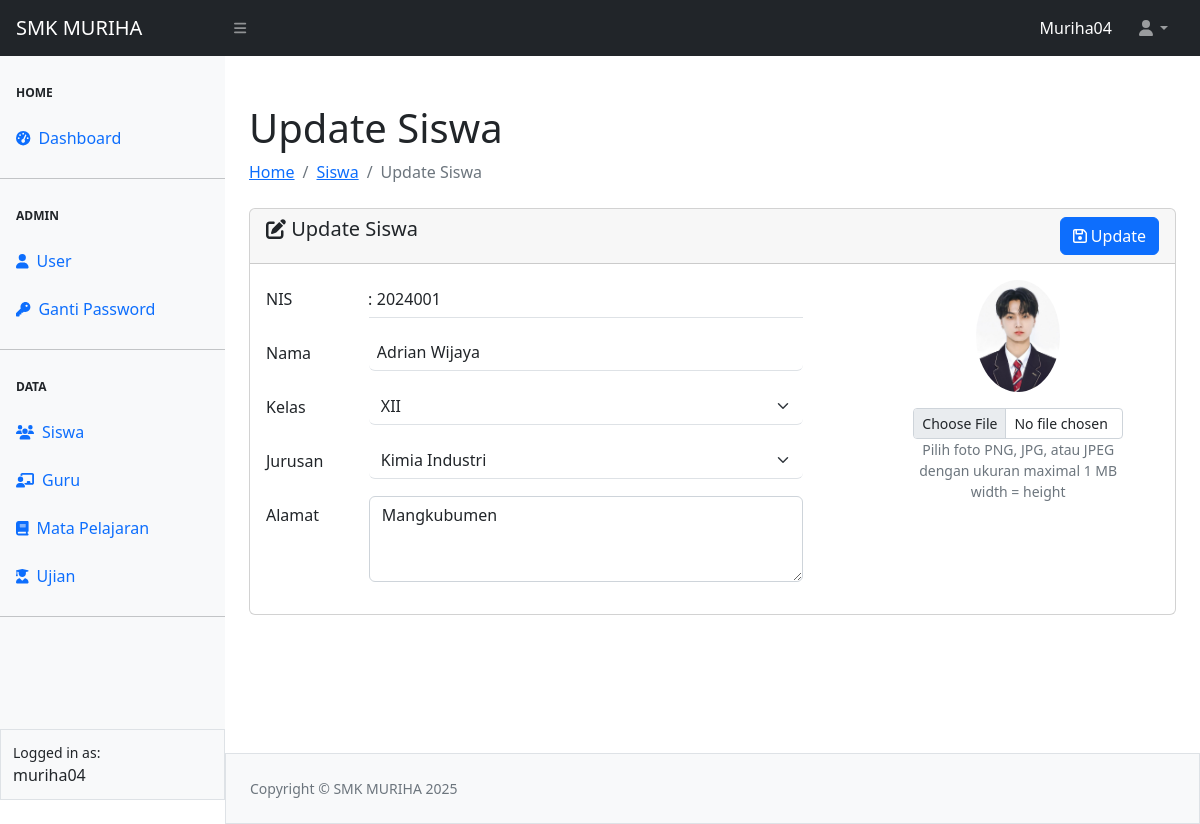
The page /siswa/edit-siswa.php?nis=2024001 (signed in) on the database its author committed.
### tables this page shows
CREATE TABLE `tbl_siswa` (
  `nis` char(7) NOT NULL,
  `nama` varchar(100) NOT NULL,
  `alamat` varchar(128) NOT NULL,
  `kelas` varchar(3) NOT NULL,
  `jurusan` varchar(50) NOT NULL,
  `foto` varchar(50) NOT NULL
);

### siswa/edit-siswa.php (the view, shortened to what this page needs)
<?php
require_once "../config.php";
require_once "../template/header.php";
require_once "../template/navbar.php";
require_once "../template/sidebar.php";
$nis = $_GET['nis'];
$siswa = mysqli_query($koneksi, "SELECT * FROM tbl_siswa WHERE nis = '$nis' ");
$data = mysqli_fetch_array($siswa);
?>
<div id="layoutSidenav_content">
    <main>
        <div class="container-fluid px-4">
            <h1 class="mt-4">Update Siswa</h1>
            <ol class="breadcrumb mb-4">
                <li class="breadcrumb-item"><a href="../index.php">Home</a></li>
                <li class="breadcrumb-item"><a href="siswa.php">Siswa</a></li>
                <li class="breadcrumb-item active">Update Siswa</li>
            </ol>
            <form action="proses-siswa.php" method="POST" enctype="multipart/form-data">
            <div class="card">
                <div class="card-header">
                    <span class= "h5 my-2"><i class="fa-solid fa-pen-to-square"></i> Update Siswa</span>
                    <button type= "submit" name="update" class="btn btn-primary float-end"><i class="fa-regular fa-floppy-disk"></i> Update</button>
                </div>
                <div class="card-body">
                    <div class="row">
                        <div class="col-8">
                            <div class="mb-3 row">
                                <label for="nis" class="col-sm-2 col-form-label">NIS</label>
                                <label for="nis" class="col-sm-1 col-form-label">:</label>
                                <div class="col-sm-9" style="margin-left: -50px;">
                                    <input type="text" name="nis" readonly class="form-control-plaintext border-bottom ps-2" id="nis" value="<?= $nis ?>">
                                </div>
                            </div>
                            <div class="mb-3 row">
                                <label for="nama" class="col-sm-2 col-form-label">Nama</label>
                                <label for="nis" class="col-sm-1 col-form-label">:</label>
                                <div class="col-sm-9" style="margin-left: -50px;">
                                    <input type="text" name="nama" required class="form-control border-0 border-bottom ps-2" id="nama" value="<?= $data['nama'] ?>">
                                </div>
                            </div>
                            <div class="mb-3 row">
                                <label for="kelas" class="col-sm-2 col-form-label">Kelas</label>
                                <label for="nis" class="col-sm-1 col-form-label">:</label>
                                <div class="col-sm-9" style="margin-left: -50px;">
                                    <select name="kelas" id="kelas" class="form-select border-0 border-bottom" required>
                                        <?php
                                        $kelas = ["X","XI","XII"];
                                        foreach($kelas as $kls) {
                                            if ($data['kelas'] == $kls) { ?>
                                                    <option value="<?= $kls; ?>" selected><?= $kls; ?></option>
                                                <?php } else { ?>
                                                    <option value="<?= $kls; ?>"><?= $kls; ?></option>
                                                <?php
                                            }
                                        }
                                        ?>
                                    </select>
                                </div>
                            </div>
                            <div class="mb-3 row">
                                <label for="jurusan" class="col-sm-2 col-form-label">Jurusan</label>
                                <label for="nis" class="col-sm-1 col-form-label">:</label>
                                <div class="col-sm-9" style="margin-left: -50px;">
                                    <select name="jurusan" id="jurusan" class="form-select border-0 border-bottom" required>
                                        <?php
                                        $jurusan = ["Kimia Industri", "RPL", "Akuntansi"];
                                        foreach($jurusan as $jrs) {
                                            if ($data['jurusan'] == $jrs) { ?>
                                                <option value="<?= $jrs ?>" selected><?= $jrs ?></option>
                                            <?php } else { ?>
                                                <option value="<?= $jrs ?>"><?= $jrs ?></option>
                                        <?php }
                                        } ?>
                                    </select>
                                </div>
                            </div>
                            <div class="mb-3 row">
                                <label for="alamat" class="col-sm-2 col-form-label">Alamat</label>
                                <label for="nis" class="col-sm-1 col-form-label">:</label>
                                <div class="col-sm-9" style="margin-left: -50px;">
                                    <textarea name="alamat" id="alamat" cols="30" rows="3" placeholder="Masukkan Alamat Siswa" class= "form-control" required><?= $data['alamat'] ?></textarea>
                                </div>
                            </div>
                        </div>
                        <div class="col-4 text-center px-5">
                            <img src="../asset/image/<?= $data['foto'] ?>" alt="" class="mb-3 rounded-circle" width="40%">
                            <input type="file" name="image" class="form-control form-control-sm">
                            <small class="text-secondary">Pilih foto PNG, JPG, atau JPEG dengan ukuran maximal 1 MB</small>
                            <div><small class="text-secondary">width = height</small></div>
                        </div>
                    </div>
                </div>
            </div>
            </form>
        </div>
    </main>
<?php
require_once "../template/footer.php";
?>

### rows shown on the page
tbl_siswa: nama "Adrian Wijaya", kelas "XII", jurusan "Kimia Industri", alamat "Mangkubumen", foto (picture)

### other values the page prints
$_SESSION["ssUser"] "Muriha04"
$_SESSION["ssUser"] "muriha04"
